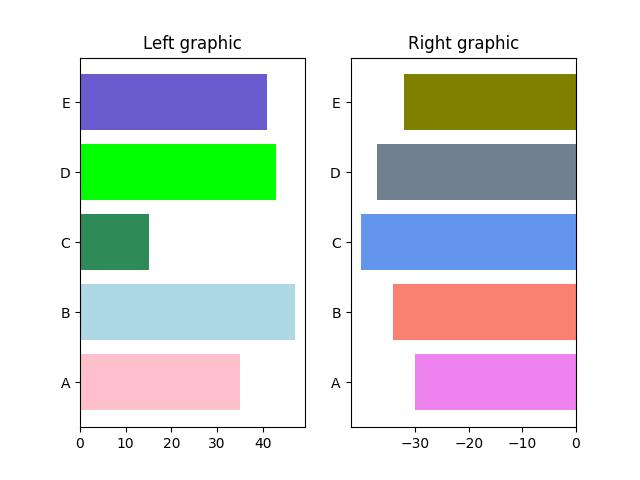

The Python source for this figure:
import matplotlib.pyplot as plt

labels = ["A","B","C","D","E"]
values_1 = [35,47,15,43,41]
values_2 = [-30,-34,-40,-37,-32]
colors_1 = ["pink","lightblue","seagreen","lime","slateblue"]
colors_2 = ["violet","salmon","cornflowerblue","slategray","olive"]
fig,ax = plt.subplots(ncols=2)
ax[0].barh(labels,values_1,color=colors_1)
ax[1].barh(labels,values_2,color=colors_2)
ax[0].set_xticks([0,10,20,30,40])
ax[1].set_xticks([-30,-20,-10,0])
ax[0].set_title("Left graphic")
ax[1].set_title("Right graphic")
plt.savefig("Task11.jpg")
plt.show()




